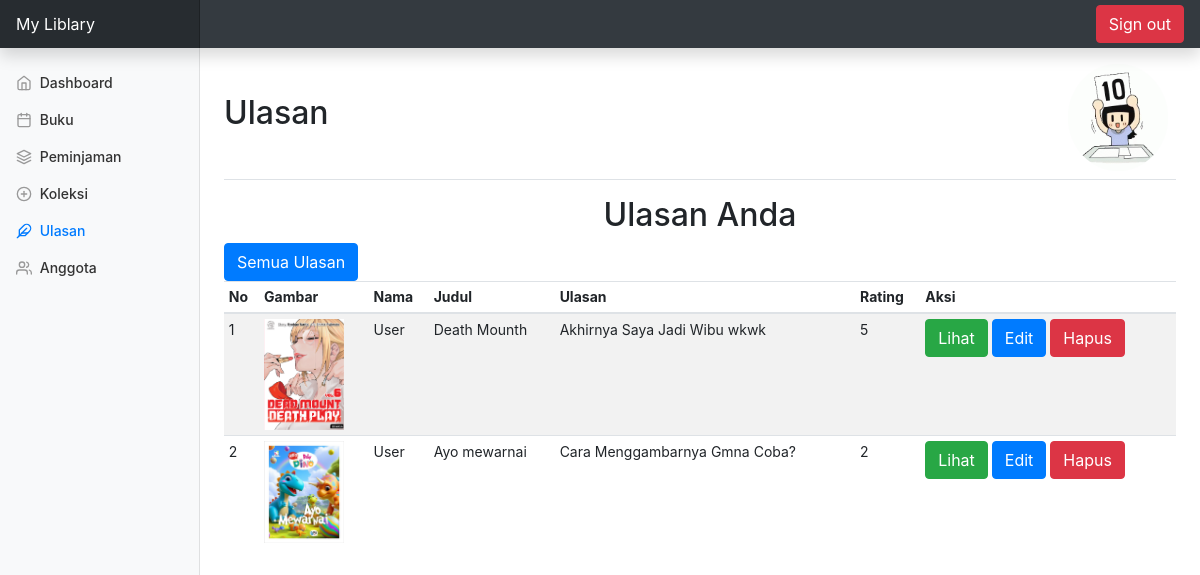
The app's page /user/ulasan.php (signed in) with its own data.
### tables this page shows
CREATE TABLE `ulasanbuku` (
  `ulasanid` int(11) NOT NULL,
  `userid` int(11) NOT NULL,
  `bukuid` int(11) NOT NULL,
  `ulasan` varchar(225) NOT NULL,
  `rating` int(11) NOT NULL
);

CREATE TABLE `buku` (
  `bukuid` int(11) NOT NULL,
  `judul` varchar(225) NOT NULL,
  `kategoriid` int(11) NOT NULL,
  `penulis` varchar(225) NOT NULL,
  `penerbit` varchar(225) NOT NULL,
  `tahunterbit` int(11) NOT NULL,
  `stok` int(20) NOT NULL,
  `gambar` varchar(225) NOT NULL
);

CREATE TABLE `user` (
  `userid` int(11) NOT NULL,
  `username` varchar(225) NOT NULL,
  `password` varchar(225) NOT NULL,
  `email` varchar(225) NOT NULL,
  `namalengkap` varchar(225) NOT NULL,
  `alamat` varchar(225) NOT NULL,
  `level` varchar(20) NOT NULL
);

### user/ulasan.php (the view, shortened to what this page needs)
<?php
include '../koneksi.php';
?>
<!doctype html>
<html lang="en">
  <head>
<link href="../assets/css/bootstrap.min.css" rel="stylesheet">
    <link href="../assets/css/dashboard.css" rel="stylesheet">
  </head>
  <body>
    <form action="">
  <nav class="navbar navbar-dark sticky-top bg-dark flex-md-nowrap p-0 shadow">
  <a class="navbar-brand col-md-3 col-lg-2 mr-0 px-3" href="#">My Liblary</a>
  <ul class="navbar-nav px-3">
    <li class="nav-item text-nowrap">
      <a class="btn btn-danger" href="../logout.php">Sign out</a>
    </li>
  </ul>
</nav>
</form>
<div class="container-fluid">
  <div class="row">
    <nav id="sidebarMenu" class="col-md-3 col-lg-2 d-md-block bg-light sidebar collapse">
      <div class="sidebar-sticky pt-3">
        <ul class="nav flex-column">
          <li class="nav-item">
            <a class="nav-link" href="index.php">
              <span data-feather="home"></span>
              Dashboard <span class="sr-only">(current)</span>
            </a>
          </li>
          <li class="nav-item">
            <a class="nav-link" href="buku.php">
              <span data-feather="calendar"></span>
              Buku
            </a>
          </li>
          <li class="nav-item">
            <a class="nav-link" href="pinjam.php">
              <span data-feather="layers"></span>
              Peminjaman
            </a>
          </li>
          <li class="nav-item">
            <a class="nav-link" href="favorite.php">
              <span data-feather="plus-circle"></span>
              Koleksi
            </a>
          </li>
          <li class="nav-item">
            <a class="nav-link active" href="ulasan.php">
              <span data-feather="feather"></span>
              Ulasan
            </a>
          </li>
          <li class="nav-item">
            <a class="nav-link" href="anggota.php">
              <span data-feather="users"></span>
              Anggota
            </a>
          </li>
        </ul>
      </div>
    </nav>
    <main role="main" class="col-md-9 ml-sm-auto col-lg-10 px-md-4">
      <div class="d-flex justify-content-between flex-wrap flex-md-nowrap align-items-center pt-3 pb-2 mb-3 border-bottom">
        <h1 class="h2">Ulasan</h1>
        <div class="btn-toolbar mb-2 mb-md-0">
          <div class="btn-group mr-2">
          <img src="../assets/img/rating.gif" style="width: 100px; border-radius: 50%;">
          </div>
        </div>
      </div>
      <h2 align="center">Ulasan Anda</h2>
      <a href="ulasan-all.php" class="btn btn-primary">Semua Ulasan</a>
      <div class="table-responsive">
      <table class="table table-striped table-sm">
        <thead>
            <th bgcolor="white">No</th>
            <th bgcolor="white">Gambar</th>
            <th bgcolor="white">Nama</th>
            <th bgcolor="white">Judul</th>
            <th bgcolor="white">Ulasan</th>
            <th bgcolor="white">Rating</th>
            <th bgcolor="white">Aksi</th>
        </thead>
        <tbody>
            <?php
            $id = $_SESSION['userid'];
            $result = mysqli_query($connect,"SELECT * FROM ulasanbuku LEFT JOIN user ON user.userid = ulasanbuku.userid LEFT JOIN buku ON buku.bukuid = ulasanbuku.bukuid WHERE ulasanbuku.userid='$id'");
            $no = 1;
            while ($ulasan=mysqli_fetch_array($result)) {
                $nama = $ulasan['namalengkap'];
                $judul = $ulasan['judul'];
                $ulsn = $ulasan['ulasan'];
                $rating = $ulasan['rating'];
            ?>
            <tr>
            <td><?php echo $no++?></td>
            <td><img src="<?php echo $ulasan['gambar']; ?>" alt="Gambar Buku" style="width: 80px;"></td>
            <td><?php echo $nama?></td>
            <td><?php echo $judul?></td>
            <td><?php echo $ulsn?></td>
            <td><?php echo $rating?></td>
            <td>
              <a class="btn btn-success" href="lihat.php?id=<?php echo $ulasan['bukuid']; ?>">Lihat</a>
              <a class="btn btn-primary" href="ubah-ulasan.php?id=<?php echo $ulasan['ulasanid']; ?>">Edit</a>
              <a class="btn btn-danger" href="ulasan-hapus.php?id=<?php echo $ulasan['ulasanid']; ?>">Hapus</a></td>
            </tr>
            <?php
            }
            ?>
        </tbody>
        </table>
      </div>
    </main>
  </div>
</div>
  </body>
</html>

### assets/css/dashboard.css (style rules this page uses)
body { font-size: .875rem; }
.feather { width: 16px; height: 16px; vertical-align: text-bottom; }
.sidebar { position: fixed; top: 0; bottom: 0; left: 0; z-index: 100; padding: 48px 0 0; box-shadow: inset -1px 0 0 rgba(0, 0, 0, .1); }
.sidebar-sticky { position: relative; top: 0; height: calc(100vh - 48px); padding-top: .5rem; overflow-x: hidden; overflow-y: auto; }
.sidebar .nav-link { font-weight: 500; color: #333; }
.sidebar .nav-link .feather { margin-right: 4px; color: #999; }
.sidebar .nav-link.active { color: #007bff; }
.sidebar .nav-link:hover .feather, .sidebar .nav-link.active .feather { color: inherit; }
.navbar-brand { padding-top: .75rem; padding-bottom: .75rem; font-size: 1rem; background-color: rgba(0, 0, 0, .25); box-shadow: inset -1px 0 0 rgba(0, 0, 0, .25); }

### user/ulasan.php (style rules this page uses)
body { background-image: url(''); background-repeat: no-repeat; background-size: cover; }

### records on screen
ulasanbuku: bukuid.gambar (picture), userid.namalengkap "User", bukuid.judul "Death Mounth", ulasan "Akhirnya Saya Jadi Wibu wkwk", rating "5"
ulasanbuku: bukuid.gambar (picture), userid.namalengkap "User", bukuid.judul "Ayo mewarnai", ulasan "Cara Menggambarnya Gmna Coba?", rating "2"
